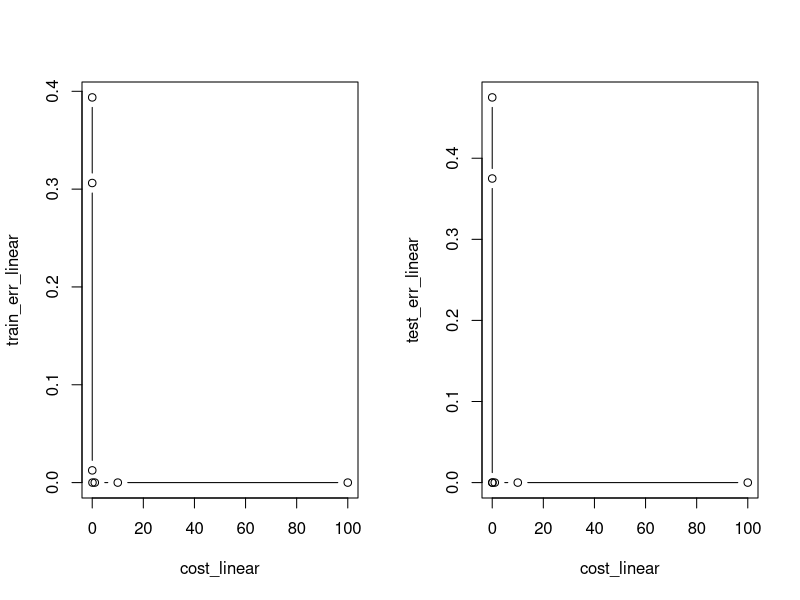
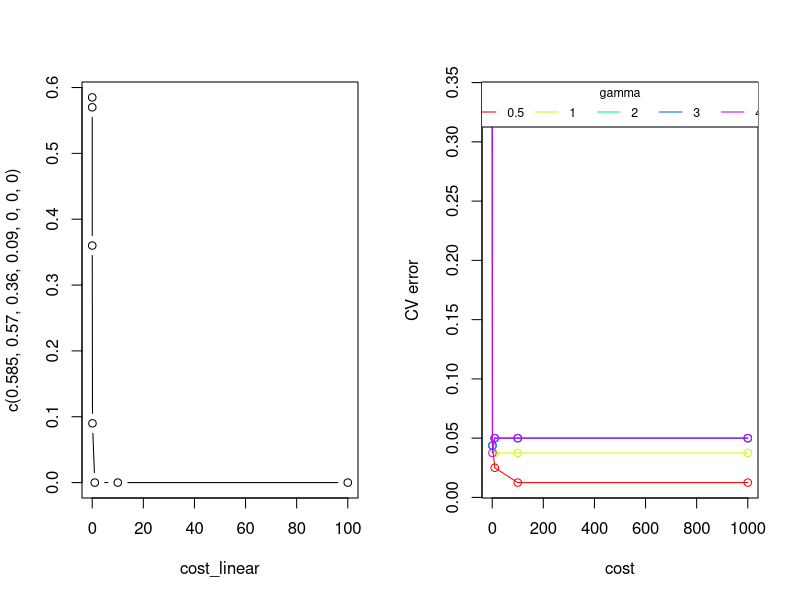
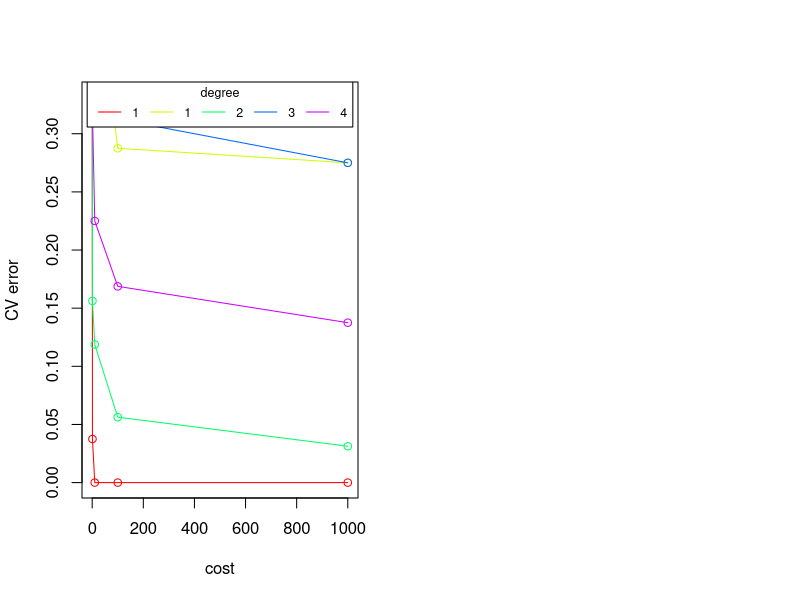
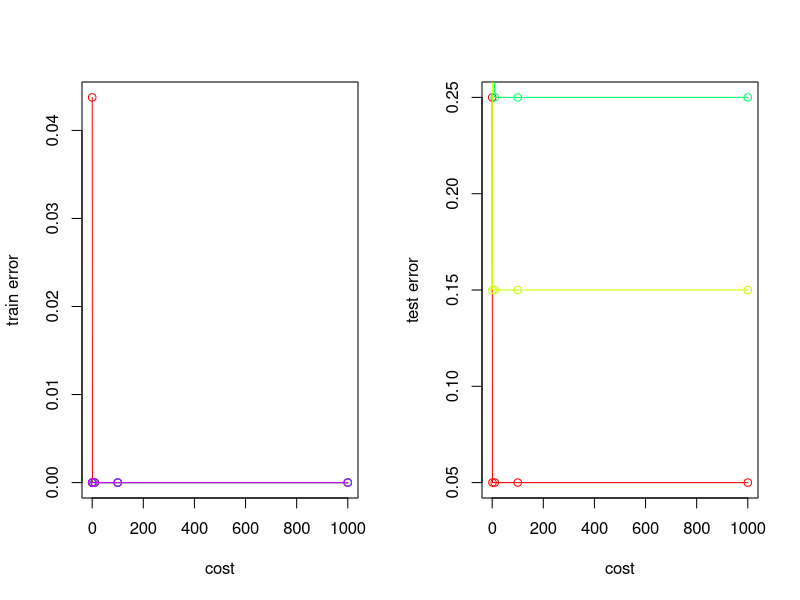
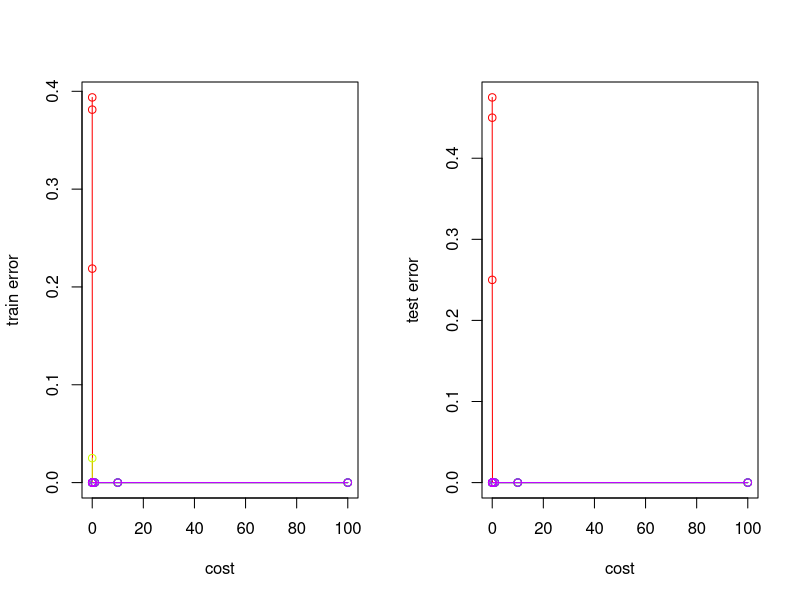

Source code (R) for these figures, in order:
## ---- chunk 1
library(MASS)
library(e1071)
set.seed(6789)
crab <- split.data.frame(crabs,crabs$sex)

female <- crab$F
male <- crab$M
train_id_F <- sample(nrow(female),floor(0.8*(nrow(female))))
train_id_M <- sample(nrow(male), floor(0.8*(nrow(male))))
train_F <- female[train_id_F,]
train_M <- male[train_id_M,]
test_F <- female[-train_id_F,]
test_M <- male[-train_id_M,]
train <- rbind(train_F,train_M)
test <- rbind(test_F, test_M)
train <- train[,-which(names(train)%in%c("sex","index"))]
test <- test[,-which(names(test)%in%c("sex","index"))]

dat = rbind(train,test)

cost_linear = c(0.0001,0.001,0.01,0.1,1,10,100)

train_err_linear = c()
test_err_linear = c()
j = 1
for (i in cost_linear){
svmfit <- svm(sp ~., data = train, kernel = "linear", cost = i,scale =FALSE)
train_err_linear[j] = mean(train$sp != predict(svmfit,train))
test_err_linear[j] = mean(test$sp != predict(svmfit,test))
j = j+1
}

par(mfcol = c(1,2))
plot(cost_linear,train_err_linear,type = "b")
plot(cost_linear,test_err_linear, type = "b")
## ---- chunk 2
set.seed(1)
tune.linear <- tune(svm, sp~., data =dat, kernel = "linear", ranges = list(cost = c(0.0001,0.001,0.01,0.1,1,10,100)) )

#accessing corresponding error through summary(tune.linear): err = c(0.585,0.570,0.360,0.090,0.000,0.000,0.000)
plot(cost_linear,c(0.585,0.570,0.360,0.090,0.000,0.000,0.000), type = "b")
## ---- chunk 3
tune.rad <- tune(svm, sp~., data = train, kernel = "radial",
                 ranges = list(cost = c(0.1,1,10,100,1000),
                               gamma = c(0.5,1,2,3,4)))
with(tune.rad$performances, {
plot(error[gamma == 0.5] ~ cost[gamma == 0.5],
type = "o", col = rainbow(5)[1], ylab = "CV error", xlab = "cost")
lines(error[gamma == 1] ~ cost[gamma == 1],
type = "o", col = rainbow(5)[2])
lines(error[gamma == 2] ~ cost[gamma == 2],
type = "o", col = rainbow(5)[3])
lines(error[gamma == 3] ~ cost[gamma == 3],
type = "o", col = rainbow(5)[4])
lines(error[gamma == 4] ~ cost[gamma == 4],
type = "o", col = rainbow(5)[5])
})
legend('top', horiz = T, legend = c(0.5, 1:4), col = rainbow(5),
lty = 1, cex = .75, title = "gamma")
## ---- chunk 4

tune.poly <- tune(svm, sp~., data = train, kernel = "polynomial",
                 ranges = list(cost = c(0.1,1,10,100,1000),
                               degree = c(1,2,3,4,5)))
with(tune.poly$performances, {
plot(error[degree == 1] ~ cost[degree == 1],
type = "o", col = rainbow(5)[1], ylab = "CV error", xlab = "cost")
lines(error[degree == 2] ~ cost[degree == 2],
type = "o", col = rainbow(5)[2])
lines(error[degree == 3] ~ cost[degree == 3],
type = "o", col = rainbow(5)[3])
lines(error[degree == 4] ~ cost[degree== 4],
type = "o", col = rainbow(5)[4])
lines(error[degree == 5] ~ cost[degree == 5],
type = "o", col = rainbow(5)[5])
})
legend('top', horiz = T, legend = c(1, 1:4), col = rainbow(5),
lty = 1, cex = .75, title = "degree")
## ---- chunk 5
cost_non = c(0.1,1,10,100,1000)
train_err_rad_1 = c()
test_err_rad_1 = c()
train_err_rad_2 = c()
test_err_rad_2 = c()
train_err_rad_3 = c()
test_err_rad_3 = c()
train_err_rad_4 = c()
test_err_rad_4 = c()
train_err_rad_5 = c()
test_err_rad_5 = c()

j=1
for (i in cost_non){
svmfit_rad <- svm(sp ~., data = train, kernel = "radial", cost = i,gamma = 0.5,scale =FALSE)
train_err_rad_1[j] = mean(train$sp != predict(svmfit_rad,train))
test_err_rad_1[j] = mean(test$sp != predict(svmfit_rad,test))
j = j+1
}


j=1
for (i in cost_non){
svmfit_rad <- svm(sp ~., data = train, kernel = "radial", cost = i,gamma = 1,scale =FALSE)
train_err_rad_2[j] = mean(train$sp != predict(svmfit_rad,train))
test_err_rad_2[j] = mean(test$sp != predict(svmfit_rad,test))
j = j+1
}

j=1
for (i in cost_non){
svmfit_rad <- svm(sp ~., data = train, kernel = "radial", cost = i,gamma = 2,scale =FALSE)
train_err_rad_3[j] = mean(train$sp != predict(svmfit_rad,train))
test_err_rad_3[j] = mean(test$sp != predict(svmfit_rad,test))
j = j+1
}

j=1
for (i in cost_non){
svmfit_rad <- svm(sp ~., data = train, kernel = "radial", cost = i,gamma = 3,scale =FALSE)
train_err_rad_4[j] = mean(train$sp != predict(svmfit_rad,train))
test_err_rad_4[j] = mean(test$sp != predict(svmfit_rad,test))
j = j+1
}

j=1
for (i in cost_non){
svmfit_rad <- svm(sp ~., data = train, kernel = "radial", cost = i,gamma = 4,scale =FALSE)
train_err_rad_5[j] = mean(train$sp != predict(svmfit_rad,train))
test_err_rad_5[j] = mean(test$sp != predict(svmfit_rad,test))
j = j+1
}
par(mfcol = c(1,2))
plot(train_err_rad_1 ~ cost_non,
type = "o", col = rainbow(5)[1], ylab = "train error", xlab = "cost")
lines(train_err_rad_2 ~ cost_non,
type = "o", col = rainbow(5)[2])
lines(train_err_rad_3 ~ cost_non,
type = "o", col = rainbow(5)[3])
lines(train_err_rad_4 ~ cost_non,
type = "o", col = rainbow(5)[4])
lines(train_err_rad_5 ~ cost_non,
type = "o", col = rainbow(5)[5])

plot(test_err_rad_1 ~ cost_non,
type = "o", col = rainbow(5)[1], ylab = "test error", xlab = "cost")
lines(test_err_rad_2 ~ cost_non,
type = "o", col = rainbow(5)[2])
lines(test_err_rad_3 ~ cost_non,
type = "o", col = rainbow(5)[3])
lines(test_err_rad_4 ~ cost_non,
type = "o", col = rainbow(5)[4])
lines(test_err_rad_5 ~ cost_non,
type = "o", col = rainbow(5)[5])
## ---- chunk 6
train_err_p_1 = c()
test_err_p_1 = c()
train_err_p_2 = c()
test_err_p_2 = c()
train_err_p_3 = c()
test_err_p_3 = c()
train_err_p_4 = c()
test_err_p_4 = c()
train_err_p_5 = c()
test_err_p_5 = c()


j=1
for (i in cost_linear){
svmfit_poly <- svm(sp ~., data = train, kernel = "polynomial", cost = i,degree = 1,scale =FALSE)
train_err_p_1[j] = mean(train$sp != predict(svmfit_poly,train))
test_err_p_1[j] = mean(test$sp != predict(svmfit_poly,test))
j = j+1
}


j=1
for (i in cost_linear){
svmfit_poly <- svm(sp ~., data = train, kernel = "polynomial", cost = i,degree = 2,scale =FALSE)
train_err_p_2[j] = mean(train$sp != predict(svmfit_poly,train))
test_err_p_2[j] = mean(test$sp != predict(svmfit_poly,test))
j = j+1
}

j=1
for (i in cost_linear){
svmfit_poly <- svm(sp ~., data = train, kernel = "polynomial", cost = i,degree = 3,scale =FALSE)
train_err_p_3[j] = mean(train$sp != predict(svmfit_poly,train))
test_err_p_3[j] = mean(test$sp != predict(svmfit_poly,test))
j = j+1
}

j=1
for (i in cost_linear){
svmfit_poly <- svm(sp ~., data = train, kernel = "polynomial", cost = i,degree = 4,scale =FALSE)
train_err_p_4[j] = mean(train$sp != predict(svmfit_poly,train))
test_err_p_4[j] = mean(test$sp != predict(svmfit_poly,test))
j = j+1
}

j=1
for (i in cost_linear){
svmfit_poly <- svm(sp ~., data = train, kernel = "polynomial", cost = i,degree = 5,scale =FALSE)
train_err_p_5[j] = mean(train$sp != predict(svmfit_poly,train))
test_err_p_5[j] = mean(test$sp != predict(svmfit_poly,test))
j = j+1
}
par(mfcol = c(1,2))
plot(train_err_p_1 ~ cost_linear,
type = "o", col = rainbow(5)[1], ylab = "train error", xlab = "cost")
lines(train_err_p_2 ~ cost_linear,
type = "o", col = rainbow(5)[2])
lines(train_err_p_3 ~ cost_linear,
type = "o", col = rainbow(5)[3])
lines(train_err_p_4 ~ cost_linear,
type = "o", col = rainbow(5)[4])
lines(train_err_p_5 ~ cost_linear,
type = "o", col = rainbow(5)[5])

plot(test_err_p_1 ~ cost_linear,
type = "o", col = rainbow(5)[1], ylab = "test error", xlab = "cost")
lines(test_err_p_2 ~ cost_linear,
type = "o", col = rainbow(5)[2])
lines(test_err_p_3 ~ cost_linear,
type = "o", col = rainbow(5)[3])
lines(test_err_p_4 ~ cost_linear,
type = "o", col = rainbow(5)[4])
lines(test_err_p_5 ~ cost_linear,
type = "o", col = rainbow(5)[5])
